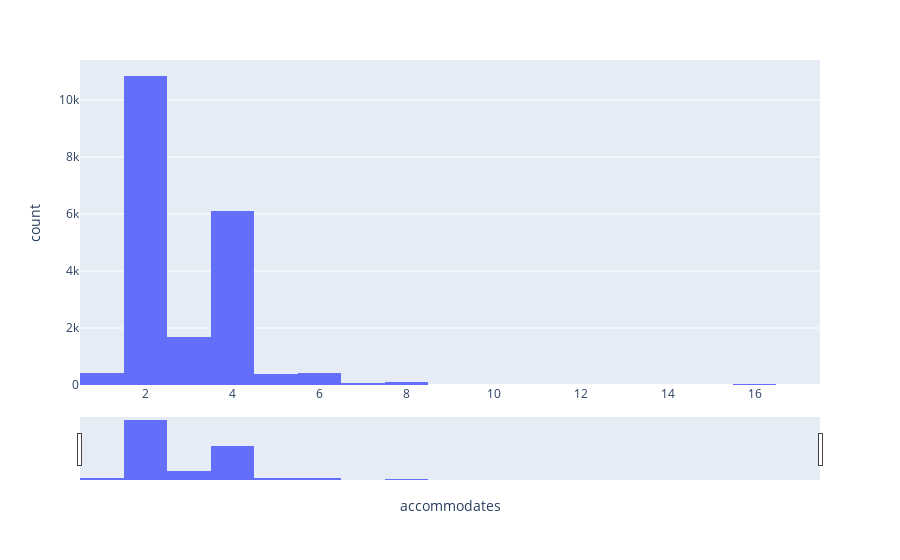

Source (notebook cell):
### Code cell
import plotly.express as px
fig = px.histogram(listings_details_df, x="accommodates")
fig.update_xaxes(rangeslider_visible=True)
fig.show()

### Figure 1 — Plotly figure (JSON) as saved in the notebook; plotly's stock layout.template omitted (floating-point values rounded to 4 significant figures; data arrays with more than 128 entries replaced by an {"elided": "..."} marker saying what was removed)
{"data": [{"alignmentgroup": "True", "bingroup": "x", "hovertemplate": "accommodates=%{x}<br>count=%{y}<extra></extra>", "legendgroup": "", "marker": {"color": "#636efa", "pattern": {"shape": ""}}, "name": "", "offsetgroup": "", "orientation": "v", "showlegend": false, "type": "histogram", "x": {"elided": "20030 int values"}, "xaxis": "x", "yaxis": "y"}], "layout": {"barmode": "relative", "legend": {"tracegroupgap": 0}, "margin": {"t": 60}, "xaxis": {"anchor": "y", "domain": [0, 1], "rangeslider": {"visible": true}, "title": {"text": "accommodates"}}, "yaxis": {"anchor": "x", "domain": [0, 1], "title": {"text": "count"}}}}
